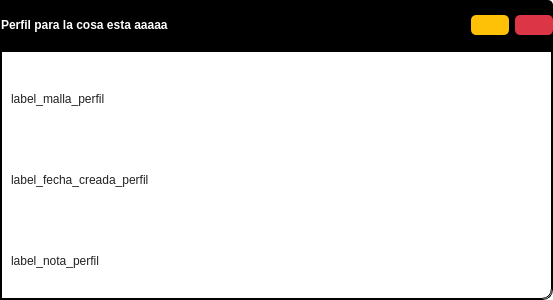
<?xml version="1.0" encoding="UTF-8"?>
<ui version="4.0">
 <class>Form</class>
 <widget class="QWidget" name="Form">
  <property name="geometry">
   <rect>
    <x>0</x>
    <y>0</y>
    <width>553</width>
    <height>300</height>
   </rect>
  </property>
  <property name="windowTitle">
   <string>Form</string>
  </property>
  <property name="styleSheet">
   <string notr="true">QWidget {
    background-color: #FFFFFF;
    border: none;
    color: #212121;
}
QPushButton{
    border: none;
	border-radius: 5px;
	padding: 3px;
}

#Form{
	border-radius: 5px;
}

#boton_editar_perfil{
	background-color: #FFC107; 
}
#boton_borrar_perfil{
  	background-color: #DC3545; 
}
#boton_editar_perfil:hover,
#boton_borrar_perfil:hover {
    background-color: #dbe0e3;      
}

#barra_superior{
	background-color: black; 
	border-top-right-radius: 5px;
}

#frame_contenedor_contenido_perfil, #frame_3{
	border: 1px solid black;
	border-bottom-right-radius: 10px;
}

#nombre_perfil {
	background-color: black; 
	color: white;
    font-weight: bold;     
}

</string>
  </property>
  <layout class="QVBoxLayout" name="verticalLayout" stretch="1,5">
   <property name="spacing">
    <number>0</number>
   </property>
   <property name="leftMargin">
    <number>0</number>
   </property>
   <property name="topMargin">
    <number>0</number>
   </property>
   <property name="rightMargin">
    <number>0</number>
   </property>
   <property name="bottomMargin">
    <number>0</number>
   </property>
   <item>
    <widget class="QFrame" name="barra_superior">
     <property name="frameShape">
      <enum>QFrame::Shape::StyledPanel</enum>
     </property>
     <property name="frameShadow">
      <enum>QFrame::Shadow::Raised</enum>
     </property>
     <layout class="QHBoxLayout" name="horizontalLayout_2">
      <property name="leftMargin">
       <number>1</number>
      </property>
      <property name="topMargin">
       <number>0</number>
      </property>
      <property name="rightMargin">
       <number>0</number>
      </property>
      <property name="bottomMargin">
       <number>0</number>
      </property>
      <item>
       <widget class="QLabel" name="nombre_perfil">
        <property name="text">
         <string>Perfil para la cosa esta aaaaa</string>
        </property>
       </widget>
      </item>
      <item>
       <spacer name="horizontalSpacer">
        <property name="orientation">
         <enum>Qt::Orientation::Horizontal</enum>
        </property>
        <property name="sizeHint" stdset="0">
         <size>
          <width>269</width>
          <height>20</height>
         </size>
        </property>
       </spacer>
      </item>
      <item>
       <widget class="QPushButton" name="boton_editar_perfil">
        <property name="text">
         <string/>
        </property>
        <property name="icon">
         <iconset>
          <normaloff>../resources/light_theme/pencil.svg</normaloff>../resources/light_theme/pencil.svg</iconset>
        </property>
        <property name="iconSize">
         <size>
          <width>20</width>
          <height>20</height>
         </size>
        </property>
       </widget>
      </item>
      <item>
       <widget class="QPushButton" name="boton_borrar_perfil">
        <property name="text">
         <string/>
        </property>
        <property name="icon">
         <iconset>
          <normaloff>../resources/light_theme/trash.svg</normaloff>../resources/light_theme/trash.svg</iconset>
        </property>
        <property name="iconSize">
         <size>
          <width>20</width>
          <height>20</height>
         </size>
        </property>
       </widget>
      </item>
     </layout>
    </widget>
   </item>
   <item>
    <widget class="QFrame" name="frame_contenedor_contenido_perfil">
     <property name="frameShape">
      <enum>QFrame::Shape::StyledPanel</enum>
     </property>
     <property name="frameShadow">
      <enum>QFrame::Shadow::Raised</enum>
     </property>
     <layout class="QHBoxLayout" name="horizontalLayout" stretch="2">
      <property name="spacing">
       <number>0</number>
      </property>
      <property name="leftMargin">
       <number>0</number>
      </property>
      <property name="topMargin">
       <number>0</number>
      </property>
      <property name="rightMargin">
       <number>0</number>
      </property>
      <property name="bottomMargin">
       <number>0</number>
      </property>
      <item>
       <widget class="QFrame" name="frame_3">
        <property name="frameShape">
         <enum>QFrame::Shape::StyledPanel</enum>
        </property>
        <property name="frameShadow">
         <enum>QFrame::Shadow::Raised</enum>
        </property>
        <layout class="QVBoxLayout" name="verticalLayout_2">
         <property name="leftMargin">
          <number>9</number>
         </property>
         <property name="bottomMargin">
          <number>0</number>
         </property>
         <item>
          <widget class="QLabel" name="label_malla_perfil">
           <property name="text">
            <string>label_malla_perfil</string>
           </property>
          </widget>
         </item>
         <item>
          <widget class="QLabel" name="label_fecha_creada_perfil">
           <property name="text">
            <string>label_fecha_creada_perfil</string>
           </property>
          </widget>
         </item>
         <item>
          <widget class="QLabel" name="label_nota_perfil">
           <property name="text">
            <string>label_nota_perfil</string>
           </property>
          </widget>
         </item>
        </layout>
       </widget>
      </item>
     </layout>
    </widget>
   </item>
  </layout>
 </widget>
 <resources/>
 <connections/>
</ui>
